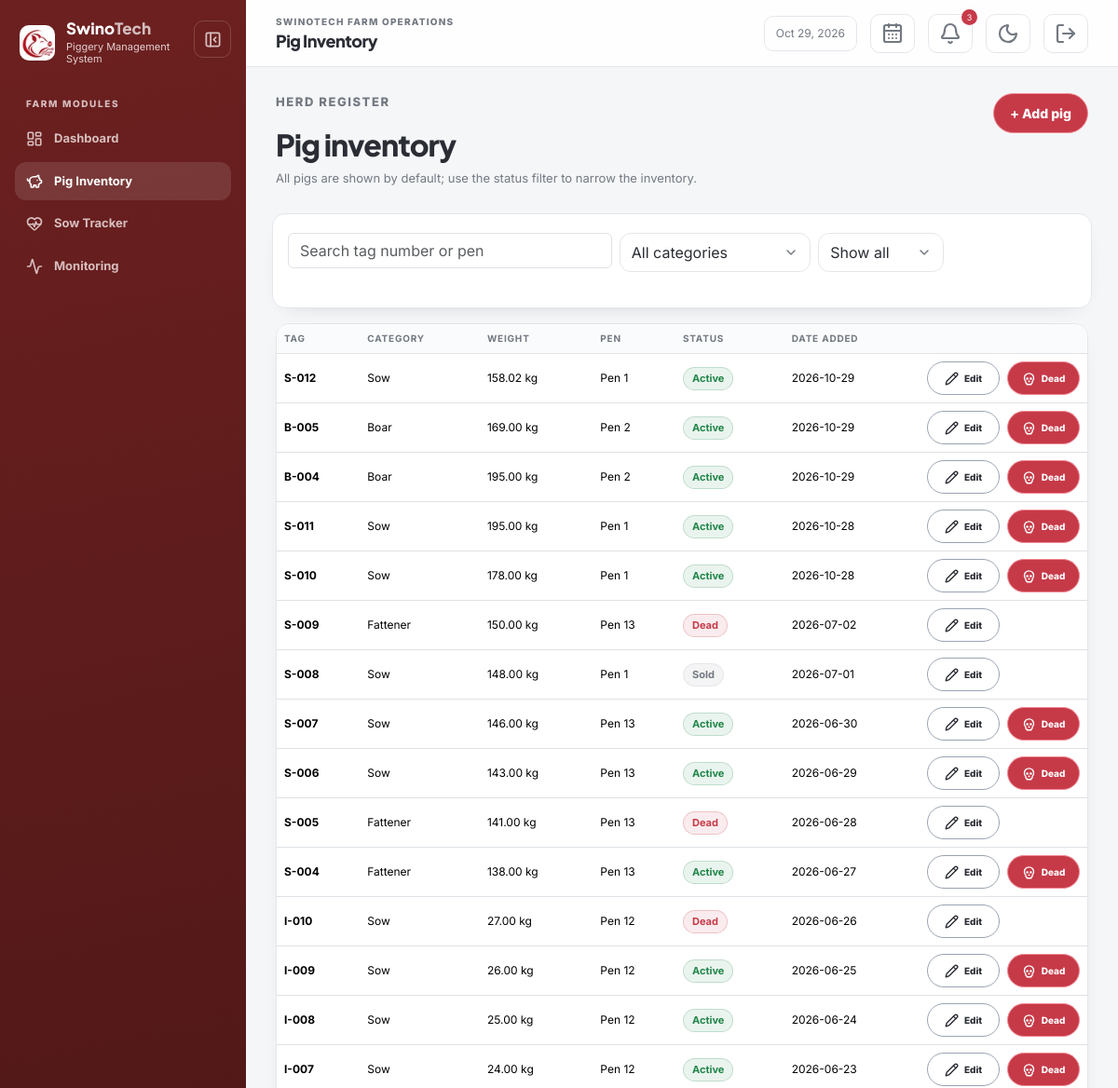
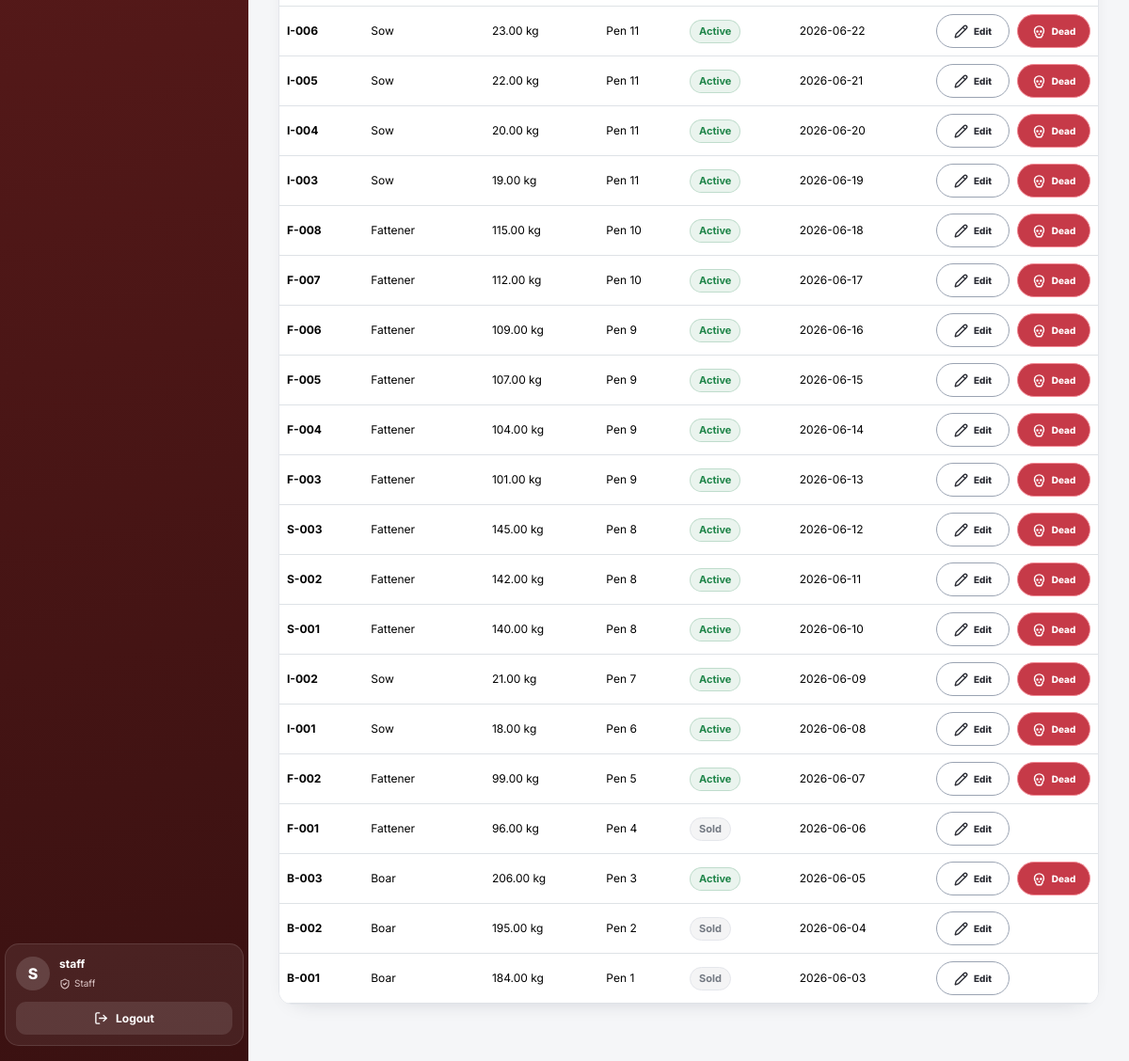
The app's page /pigs/index.php (signed in) with its own data (2 pictures, top to bottom).
### tables this page shows
CREATE TABLE `pigs` (
  `pig_id` int UNSIGNED NOT NULL,
  `tag_number` varchar(50) NOT NULL,
  `category` enum('boar','fattener','sow') NOT NULL,
  `weight` decimal(10,2) NOT NULL,
  `pen_number` varchar(50) DEFAULT NULL,
  `status` enum('active','sold','dead') NOT NULL DEFAULT 'active',
  `date_added` date NOT NULL DEFAULT (curdate())
);

### includes/auth.php (called while the page is built, shortened)
<?php
function e(mixed $value): string
{
    return htmlspecialchars((string) $value, ENT_QUOTES, 'UTF-8');
}

### pigs/_results.php (the view)
<?php require_once __DIR__ . '/../includes/auth.php'; require_login(); ?>
<div class="table-shell" id="pig-results" aria-busy="false"><div class="table-responsive"><table class="table table-hover"><thead><tr><th>Tag</th><th>Category</th><th>Weight</th><th>Pen</th><th>Status</th><th>Date added</th><th></th></tr></thead><tbody><?php foreach ($pigs as $pig): ?><tr><td class="fw-bold"><?= e($pig['tag_number']) ?></td><td><?= e(ucfirst($pig['category'])) ?></td><td><?= e($pig['weight']) ?> kg</td><td><?= e($pig['pen_number'] ?: '—') ?></td><td><span class="chip chip-<?= $pig['status'] === 'active' ? 'success' : ($pig['status'] === 'dead' ? 'danger' : 'neutral') ?>"><?= e(ucfirst($pig['status'])) ?></span></td><td><?= e($pig['date_added']) ?></td><td class="text-end"><div class="table-actions pig-table-actions"><a class="btn btn-outline-secondary action-edit" href="edit.php?id=<?= (int) $pig['pig_id'] ?>"><i data-lucide="pencil" aria-hidden="true"></i><span>Edit</span></a><?php if ($pig['status'] === 'active'): ?><form method="post" action="delete.php"><input type="hidden" name="csrf_token" value="<?= e(csrf_token()) ?>"><input type="hidden" name="pig_id" value="<?= (int) $pig['pig_id'] ?>"><button class="btn btn-danger action-dead" data-confirm-dialog="Mark this pig as dead?"><i data-lucide="skull" aria-hidden="true"></i><span>Dead</span></button></form><?php else: ?><span class="pig-action-placeholder" aria-hidden="true"></span><?php endif; ?></div></td></tr><?php endforeach; ?><?php if (!$pigs): ?><tr><td colspan="7" class="text-center text-muted py-5">No pigs match these filters.</td></tr><?php endif; ?></tbody></table></div></div>

### assets/css/style.css (style rules this page uses)
:root { color-scheme: light; --background: #f5f6f8; --surface: #fff; --surface-raised: #fff; --ink: #2b2d35; --muted: #737982; --border: #e4e6eb; --input-bg: #fff; --table-head: #fafbfc; --table-stripe: #f8f9fb; --chart-grid: #e9ebef; --shadow: #17203355; --brand: #b93030; --brand-dark: #702020; --panel: #6d2020; --panel-deep: #3a1111; --olive: #657b3b; --clay: #ad7147; --success: #21864b; --warning: #c57d08; --danger: #c63a48; --ease-out: cubic-bezier(.22, 1, .36, 1); --motion-fast: 160ms; --motion-base: 240ms; }
* { box-sizing: border-box; }
body { margin: 0; background: var(--background); color: var(--ink); font-family: Inter, system-ui, sans-serif; }
.card,.table-shell,.filter-bar { border: 1px solid var(--border); border-radius: 14px; background: var(--surface); box-shadow: 0 8px 24px -18px var(--shadow); transition: transform var(--motion-base) var(--ease-out), box-shadow var(--motion-base) ease, border-color var(--motion-base) ease; }
.table-shell { overflow: hidden; }
.table-shell table { margin: 0; }
.table-shell th { background: var(--table-head); color: var(--muted); font-size: 10px; letter-spacing: .08em; text-transform: uppercase; }
.table-shell td { vertical-align: middle; font-size: 12px; }
.chip { display: inline-flex; align-items: center; border: 1px solid transparent; border-radius: 999px; padding: 3px 9px; font-size: 11px; font-weight: 700; }
.chip-success { color: var(--success); background: #21864b18; border-color: #21864b36; }
.chip-danger { color: var(--danger); background: #c63a4818; border-color: #c63a483d; }
.chip-neutral { color: var(--muted); background: #73798214; border-color: var(--border); }
.btn, button, input, select, textarea { transition: transform var(--motion-fast) var(--ease-out), box-shadow var(--motion-fast) ease, border-color var(--motion-fast) ease; }
.js .reveal { opacity: 0; transform: translateY(10px); animation: reveal-in 520ms var(--ease-out) forwards; animation-delay: var(--reveal-delay, 0ms); }
svg { vertical-align: middle; stroke-width: 2.2; }
body, .app-sidebar, .app-main, .topbar, .content, .card, .table-shell, .filter-bar, .login-form-wrap, .login-card, .icon-button, .form-control, .form-select, .input-group-text, .table, .table > :not(caption) > * > *, .dropdown-menu, .offcanvas, .confirmation-dialog, .confirmation-dialog-card { transition: background-color var(--motion-base) ease, color var(--motion-base) ease, border-color var(--motion-base) ease, box-shadow var(--motion-base) ease, transform var(--motion-base) var(--ease-out), width 260ms var(--ease-out), margin-left 260ms var(--ease-out); }
.content .btn { border-radius: 999px; padding: 6px 12px; font-size: 12px; }
.content .btn-danger { color: #fff; background: #b9303038; border-color: #ffb0b066; }
.content .btn-outline-secondary, .content .btn-outline-success, .content .btn-light { color: var(--ink); background: #ffffff12; border-color: var(--border); }
.content .action-edit { color: var(--ink); background: #ffffff18; border-color: #9aa3b2; }
.content .action-edit { min-width: 56px; text-align: center; }
.table-actions { display: inline-flex; align-items: center; justify-content: flex-start; gap: 5px; width: 120px; min-height: 31px; }
.pig-table-actions { width: 164px; gap: 8px; }
.pig-table-actions .btn, .pig-action-placeholder { display: inline-flex; align-items: center; justify-content: center; gap: 6px; min-height: 36px; padding: 8px 12px; font-size: 12px; font-weight: 800; }
.pig-table-actions .btn svg { width: 15px; height: 15px; }
.pig-table-actions .action-edit, .pig-table-actions .action-dead, .pig-action-placeholder { flex: 0 0 78px; width: 78px; }
.table-actions form { display: inline-flex; margin: 0; }
.table-actions .btn { padding: 4px 6px; font-size: 10px; }
.table-actions .action-edit { width: 52px; }
.table-shell td:last-child { width: 1%; white-space: nowrap; }
.content .action-dead { color: #fff; background: #c63a48; border-color: #f28a95; }
.table-shell { transition: opacity 180ms ease, transform 240ms var(--ease-out), box-shadow var(--motion-base) ease, border-color var(--motion-base) ease; }

### records on screen
pigs: tag_number "S-012", category "Sow", weight "158.02", pen_number "Pen 1", status "Active", date_added "2026-10-29"
pigs: tag_number "B-005", category "Boar", weight "169.00", pen_number "Pen 2", status "Active", date_added "2026-10-29"
pigs: tag_number "B-004", category "Boar", weight "195.00", pen_number "Pen 2", status "Active", date_added "2026-10-29"
pigs: tag_number "S-011", category "Sow", weight "195.00", pen_number "Pen 1", status "Active", date_added "2026-10-28"
pigs: tag_number "S-010", category "Sow", weight "178.00", pen_number "Pen 1", status "Active", date_added "2026-10-28"
pigs: tag_number "S-009", category "Fattener", weight "150.00", pen_number "Pen 13", status "Dead", date_added "2026-07-02"
pigs: tag_number "S-008", category "Sow", weight "148.00", pen_number "Pen 1", status "Sold", date_added "2026-07-01"
pigs: tag_number "S-007", category "Sow", weight "146.00", pen_number "Pen 13", status "Active", date_added "2026-06-30"
pigs: tag_number "S-006", category "Sow", weight "143.00", pen_number "Pen 13", status "Active", date_added "2026-06-29"
pigs: tag_number "S-005", category "Fattener", weight "141.00", pen_number "Pen 13", status "Dead", date_added "2026-06-28"
pigs: tag_number "S-004", category "Fattener", weight "138.00", pen_number "Pen 13", status "Active", date_added "2026-06-27"
pigs: tag_number "I-010", category "Sow", weight "27.00", pen_number "Pen 12", status "Dead", date_added "2026-06-26"
pigs: tag_number "I-009", category "Sow", weight "26.00", pen_number "Pen 12", status "Active", date_added "2026-06-25"
pigs: tag_number "I-008", category "Sow", weight "25.00", pen_number "Pen 12", status "Active", date_added "2026-06-24"
pigs: tag_number "I-007", category "Sow", weight "24.00", pen_number "Pen 12", status "Active", date_added "2026-06-23"
pigs: tag_number "I-006", category "Sow", weight "23.00", pen_number "Pen 11", status "Active", date_added "2026-06-22"
pigs: tag_number "I-005", category "Sow", weight "22.00", pen_number "Pen 11", status "Active", date_added "2026-06-21"
pigs: tag_number "I-004", category "Sow", weight "20.00", pen_number "Pen 11", status "Active", date_added "2026-06-20"
pigs: tag_number "I-003", category "Sow", weight "19.00", pen_number "Pen 11", status "Active", date_added "2026-06-19"
pigs: tag_number "F-008", category "Fattener", weight "115.00", pen_number "Pen 10", status "Active", date_added "2026-06-18"
pigs: tag_number "F-007", category "Fattener", weight "112.00", pen_number "Pen 10", status "Active", date_added "2026-06-17"
pigs: tag_number "F-006", category "Fattener", weight "109.00", pen_number "Pen 9", status "Active", date_added "2026-06-16"
pigs: tag_number "F-005", category "Fattener", weight "107.00", pen_number "Pen 9", status "Active", date_added "2026-06-15"
pigs: tag_number "F-004", category "Fattener", weight "104.00", pen_number "Pen 9", status "Active", date_added "2026-06-14"
pigs: tag_number "F-003", category "Fattener", weight "101.00", pen_number "Pen 9", status "Active", date_added "2026-06-13"
pigs: tag_number "S-003", category "Fattener", weight "145.00", pen_number "Pen 8", status "Active", date_added "2026-06-12"
pigs: tag_number "S-002", category "Fattener", weight "142.00", pen_number "Pen 8", status "Active", date_added "2026-06-11"
pigs: tag_number "S-001", category "Fattener", weight "140.00", pen_number "Pen 8", status "Active", date_added "2026-06-10"
pigs: tag_number "I-002", category "Sow", weight "21.00", pen_number "Pen 7", status "Active", date_added "2026-06-09"
pigs: tag_number "I-001", category "Sow", weight "18.00", pen_number "Pen 6", status "Active", date_added "2026-06-08"
pigs: tag_number "F-002", category "Fattener", weight "99.00", pen_number "Pen 5", status "Active", date_added "2026-06-07"
pigs: tag_number "F-001", category "Fattener", weight "96.00", pen_number "Pen 4", status "Sold", date_added "2026-06-06"
pigs: tag_number "B-003", category "Boar", weight "206.00", pen_number "Pen 3", status "Active", date_added "2026-06-05"
pigs: tag_number "B-002", category "Boar", weight "195.00", pen_number "Pen 2", status "Sold", date_added "2026-06-04"
pigs: tag_number "B-001", category "Boar", weight "184.00", pen_number "Pen 1", status "Sold", date_added "2026-06-03"

### other values on screen
$item['label'] "Dashboard"
$item['label'] "Pig Inventory"
$item['label'] "Sow Tracker"
$item['label'] "Monitoring"
substr($_SESSION['username'] ?? 'U', 0, 1) "S"
$_SESSION['username'] "staff"
$role "Staff"
$pageTitle "Pig Inventory"
count($headerAlerts) "3"
$category !== '' ? ucfirst($category) : 'All categories' "All categories"
$status === 'all' ? 'Show all' : ucfirst($status) "Show all"
